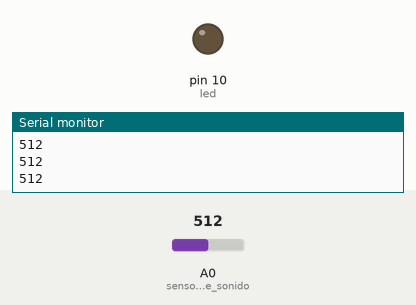
The sketch below on a simulated Arduino Uno, built with avr-gcc and run on an emulated ATmega328P. On the bench: output pins drawn as LEDs (lit = HIGH), the last lines printed to the serial monitor. The inputs (shaded band) are chosen by the test bench; at power-on: A0 (sensor_de_sonido) = 512.

Above: at 1.2 s.
1.3 s: A0 (sensor_de_sonido) set to 541
At 1.8 s:
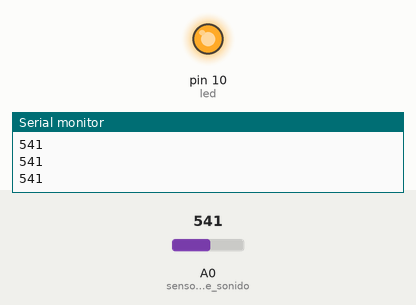
2.8 s: A0 (sensor_de_sonido) set to 515
At 4.0 s:
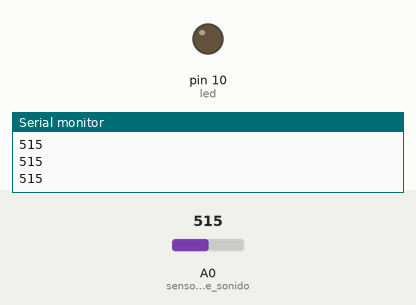
4.3 s: A0 (sensor_de_sonido) set to 535
At 5.3 s:
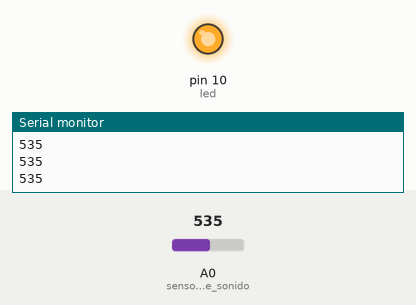
Timing chart, 0 to 7.3 s (numbered marks = the images above; inputs shaded):
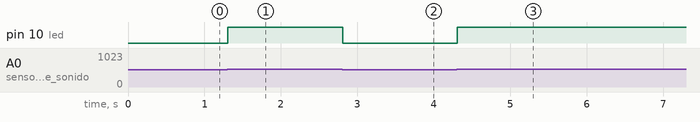

The sketch:

sensor_de_sonido.ino
```cpp
//definimos los pines
const int sensor_de_sonido = A0;
const int led = 10;
int sensor;

void setup() {
 //declaramos el modo de los pines y apagamos el led
  Serial.begin(9600);
  pinMode(sensor_de_sonido, INPUT);
  pinMode(led, OUTPUT);
  digitalWrite(led, LOW);

}

void loop() {
  sensor = analogRead(sensor_de_sonido);
  Serial.println(sensor);
  //si el sensor capta algo el led se enciende
  if (sensor >= 525) {
    digitalWrite(led, HIGH);
  }
  //si no es así, entonces se apaga
  else {
    digitalWrite(led, LOW);
  }

}
```

Measured:
- the behaviour switches between 524 and 525 on A0 (sensor_de_sonido) (found by bisection; images 0 and 1)
- after the input at 1.3 s, pin 10 (led): LOW → HIGH at once
- after the input at 2.8 s, pin 10 (led): HIGH → LOW at once
- after the input at 4.3 s, pin 10 (led): LOW → HIGH at once
